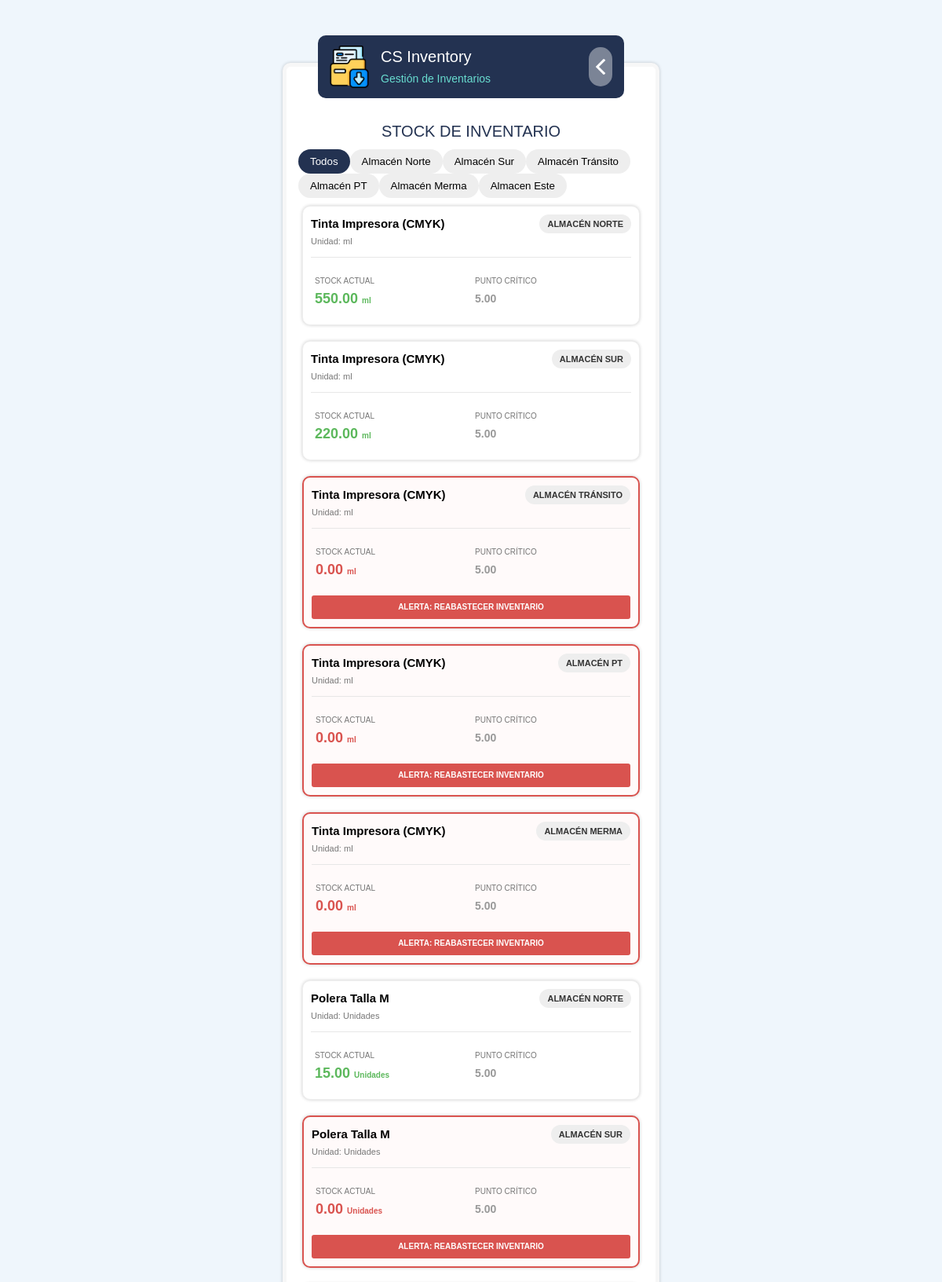
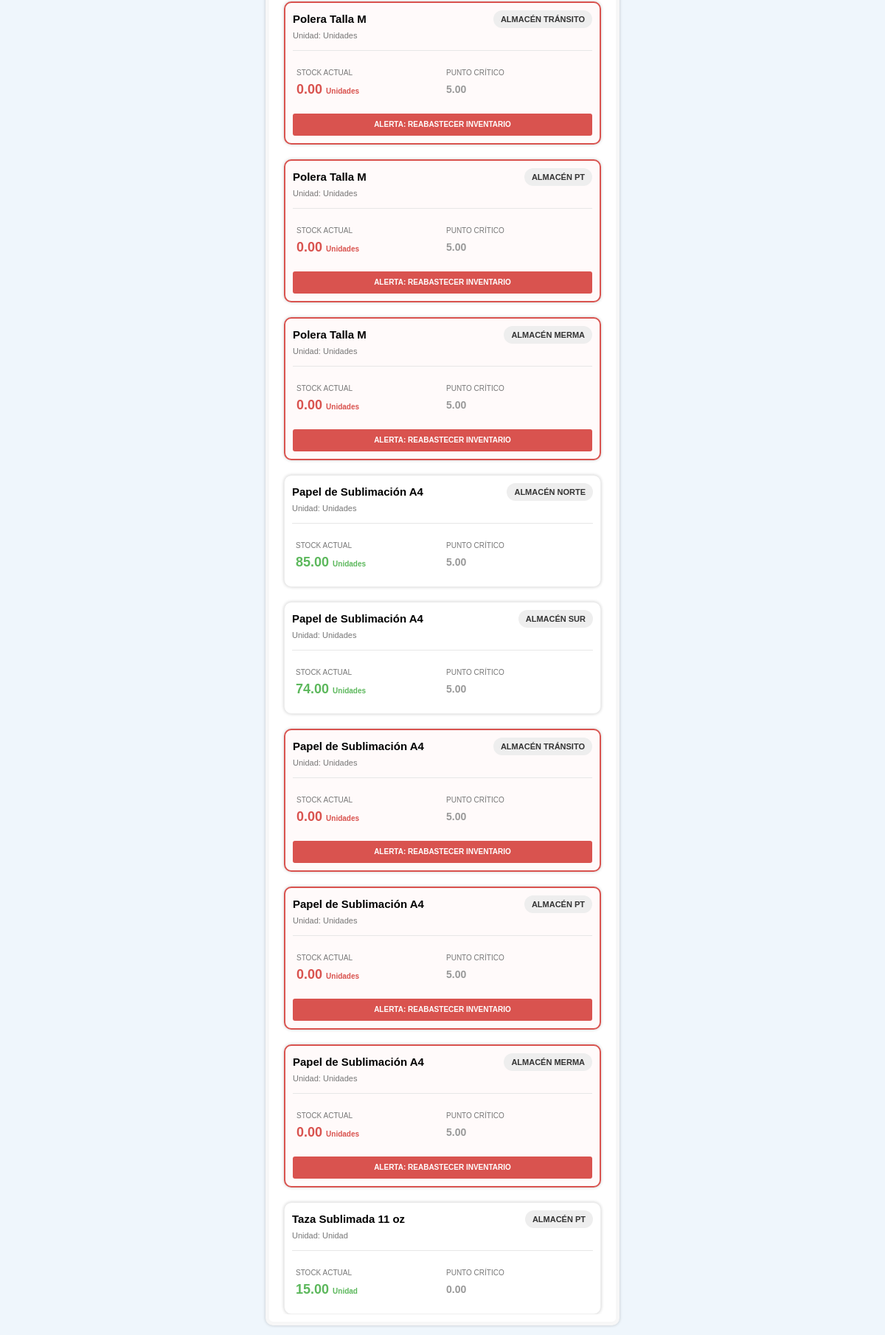
Page /control/inventario/c-inventario-list.php (signed in) on the committed database (2 pictures, top to bottom).
### tables this page shows
CREATE TABLE `almacenes` (
  `idAlmacen` int(11) NOT NULL,
  `hashAlmacen` varchar(64) NOT NULL,
  `nombre` varchar(50) NOT NULL,
  `ubicacion` varchar(150) DEFAULT NULL,
  `tipo_almacen` enum('REAL','VIRTUAL') NOT NULL DEFAULT 'REAL',
  `subtipo_almacen` enum('NORMAL','TRANSITO','PT','MERMA') NOT NULL DEFAULT 'NORMAL',
  `genera_alerta` tinyint(1) NOT NULL DEFAULT 1,
  `estado` tinyint(1) DEFAULT 1,
  `deleted_at` timestamp NULL DEFAULT NULL
);

CREATE TABLE `inventarios` (
  `idProducto` int(11) NOT NULL,
  `idAlmacen` int(11) NOT NULL,
  `stock_actual` decimal(10,2) DEFAULT 0.00,
  `punto_critico` decimal(10,2) DEFAULT 0.00
);

CREATE TABLE `productos` (
  `idProducto` int(11) NOT NULL,
  `hashProducto` varchar(64) NOT NULL,
  `nombre` varchar(100) NOT NULL,
  `sku` varchar(50) DEFAULT NULL,
  `unidad_medida` varchar(20) DEFAULT NULL,
  `tipo` enum('Insumo','Producto Final') DEFAULT 'Insumo',
  `estado` tinyint(1) DEFAULT 1,
  `deleted_at` timestamp NULL DEFAULT NULL
);

### control/inventario/c-inventario-list.php (called while the page is built, shortened)
<?php
require_once "../../model/RN_Almacen.php";
require_once "../../model/RN_Inventario.php";
require_once "../config-app.php";
$oRN_Almacen = new RN_Almacen();
$oRN_Inventario = new RN_Inventario();
$listaAlmacenes = $oRN_Almacen->GetList();
$listaInventario = $oRN_Inventario->GetList();
$title = "Stock de Inventario";
include_once "../../view/inventario/v-inventario-list.php";
?>

### model/data/DB.php (called while the page is built, shortened)
<?php
class DataBase
{
    private $serverName = "localhost:3306";
    private $user = "root";
    private $pswd = "";
    private $dbName = "creative_spot_db";
    private $link = null;
    private $op = 1;
    public function Open()
    {
        if ($this->link instanceof mysqli) {
            return $this->link;
        }
        if ($this->op === 1) {
            $this->link = mysqli_connect(
                $this->serverName,
                $this->user,
                $this->pswd,
                $this->dbName
            );
            mysqli_set_charset($this->link, "utf8mb4");
        }
        return $this->link;
    }
    public function query(string $sql, string $types = '', array $params = [])
    {
        $link = $this->Open();
        if (!empty($params)) {
            $stmt = mysqli_prepare($link, $sql);
            mysqli_stmt_bind_param($stmt, $types, ...$params);
            mysqli_stmt_execute($stmt);
            $result = mysqli_stmt_get_result($stmt);
            if ($result !== false) {
                return $result;
            }
            return true;
        }
        return mysqli_query($link, $sql);
    }
    public function Execute($_sql)
    {
        return $this->query($_sql);
    }
    public function ContainsData($res)
    {
        if ($res instanceof mysqli_result) {
            return mysqli_num_rows($res) > 0;
        }
        return false;
    }
    public function DataListStructure($_res)
    {
        $ret = [];
        if ($_res instanceof mysqli_result) {
            while ($row = mysqli_fetch_assoc($_res)) {
                $ret[] = $row;
            }
        }
        return $ret;
    }
}
?>

### model/RN_Almacen.php (called while the page is built, shortened)
<?php
require_once "data/Almacen.php";
require_once "data/DB.php";
class RN_Almacen extends DataBase {
    function GetList(){
        $sql = "SELECT * FROM almacenes WHERE estado = 1 AND deleted_at IS NULL";
        $res = $this->Execute($sql);
        $list = array();
        if ($this->ContainsData($res)){
            $data = $this->DataListStructure($res);
            foreach ($data as $item) {
                $list[] = new Almacen(
                    $item["idAlmacen"],
                    $item["hashAlmacen"],
                    $item["nombre"],
                    $item["ubicacion"],
                    $item["tipo_almacen"],
                    $item["subtipo_almacen"],
                    $item["genera_alerta"],
                    $item["estado"]
                );
            }
        }
        return $list;
    }
}
?>

### model/data/Almacen.php (called while the page is built, shortened)
<?php
class Almacen{
    function __construct(
        $_idAlmacen,
        $_hashAlmacen,
        $_nombre,
        $_ubicacion,
        $_tipo_almacen,
        $_subtipo_almacen,
        $_genera_alerta,
        $_estado
    )
    {
        $this->nombre = $_nombre;
    }
}
?>

### model/RN_Inventario.php (called while the page is built, shortened)
<?php
require_once "data/Inventario.php";
require_once "data/DB.php";
class RN_Inventario extends DataBase {
    function GetList(){
        $sql = "SELECT i.*, p.nombre as nomProducto, p.unidad_medida, a.nombre as nomAlmacen
                FROM inventarios i
                INNER JOIN productos p ON i.idProducto = p.idProducto
                INNER JOIN almacenes a ON i.idAlmacen = a.idAlmacen
                WHERE p.deleted_at IS NULL AND a.deleted_at IS NULL";
        $res = $this->Execute($sql);
        $list = array();
        if ($this->ContainsData($res)){
            $data = $this->DataListStructure($res);
            foreach ($data as $item) {
                $list[] = new Inventario(
                    $item["idProducto"],
                    $item["idAlmacen"],
                    $item["stock_actual"],
                    $item["punto_critico"],
                    $item["nomProducto"],
                    $item["nomAlmacen"],
                    $item["unidad_medida"]
                );
            }
        }
        return $list;
    }
}
?>

### model/data/Inventario.php (called while the page is built, shortened)
<?php
class Inventario {
    function __construct($_idP, $_idA, $_stock, $_punto, $_nomP = "", $_nomA = "", $_uMedida = "") {
        $this->stock_actual = $_stock;
        $this->punto_critico = $_punto;
        $this->nomProducto = $_nomP;
        $this->nomAlmacen = $_nomA;
        $this->unidad_medida = $_uMedida;
    }
}
?>

### control/config-app.php (called while the page is built, shortened)
<?php
$appTitle = "CS Inventory";
?>

### view/inventario/v-inventario-list.php (the view, shortened to what this page needs)
<?php
$menuAlmacenes = "";
$menuAlmacenes .= "<button class='btn-filter active' onclick='filtrarAlmacen(\"todos\", this)'>Todos</button>";
foreach($listaAlmacenes as $alm) {
    $menuAlmacenes .= "<button class='btn-filter' onclick='filtrarAlmacen(\"".trim($alm->nombre)."\", this)'>".$alm->nombre."</button>";
}
$content = "";
foreach($listaInventario as $inv) {
    $esCritico = ($inv->stock_actual <= $inv->punto_critico);
    $colorAlerta = "#d9534f";
    $colorOk = "#5cb85c";
    $estiloCard = $esCritico ? "border: 2px solid $colorAlerta; background-color: #fffafa;" : "border: 1px solid #eee;";
    $colorTextoStock = $esCritico ? $colorAlerta : $colorOk;
    $content .= "
    <div class='x-1 item-inventario' data-almacen='".trim($inv->nomAlmacen)."'>
        <div class='card' style='height:auto; $estiloCard'>
            <div class='card-title'>
                ".$inv->nomProducto."
                <span class='badge' style='float:right; background:#eee; color:#333;'>".$inv->nomAlmacen."</span>
            </div>
            <div class='card-subtitle' style='color:#777; font-size:11px;'>
                Unidad: ".$inv->unidad_medida."
            </div>
            <div class='separator'></div>
            <div class='x-2'>
                <div class='data-label'>Stock Actual</div>
                <div class='data-value' style='color:".$colorTextoStock."; font-size:18px; font-weight:bold;'>
                    ".number_format($inv->stock_actual, 2)." <small style='font-size:10px;'>".$inv->unidad_medida."</small>
                </div>
            </div>
            <div class='x-2'>
                <div class='data-label'>Punto Crítico</div>
                <div class='data-value' style='color:#999;'>".number_format($inv->punto_critico, 2)."</div>
            </div>
            <div class='clear'></div>";
    if($esCritico) {
        $content .= "
            <div style='margin-top:10px; padding:5px; background:$colorAlerta; color:white; text-align:center; font-size:10px; border-radius:3px; font-weight:bold;'>
                ALERTA: REABASTECER INVENTARIO
            </div>";
    }
    $content .= "
        </div>
    </div>";
}
?>
<!DOCTYPE HTML>
<html>
<head>
    <link rel='stylesheet' href='../../view/css/main.css' />
</head>
<body>
<div class='ctn-form'>
    <div class='form-header'>
        <div class='ctn-icon'><div class='icon'></div></div>
        <div class='form-title'><?php echo $appTitle; ?></div>
        <div class='form-subtitle'>Gestión de Inventarios</div>
        <a href='../c-panel.php'><div class='btn-back'></div></a>
    </div>
    <div class='form-content'>
        <div class='title'><?php echo $title ?></div>
        <?php echo $menuAlmacenes ?>
        <div id='contenedorInventario'>
            <?php echo $content ?>
        </div>
    </div>
</div>
</body>
</html>

### view/css/main.css (style rules this page uses)
* { box-sizing: border-box; }
body { margin:0px; border:0px; font-size:62.5%; background: #eff6fc; }
.ctn-form { position: fixed; top:80px; left:calc(50% - 240px); width:480px; height:calc(100% - 150px); background: #ffffff; border:5px solid #f7f7f7; border-radius:10px; box-shadow: 0px 0px 4px rgba(0, 0, 0, 0.2); padding:10px; animation: anim-form 1s linear forwards; }
.form-header { position: absolute; top:-40px; left:40px; height:80px; width:calc(100% - 80px); background: #233251; border-radius:10px; overflow: hidden; padding-left:80px; z-index:1; }
.form-header .ctn-icon { position: absolute; top:10px; left:10px; width:60px; height:60px; border-radius:10px; }
.ctn-icon .icon { position: relative; width:100%; height:100%; background: url('../img/csinventory.png') no-repeat center; background-size: 90%; }
.form-title { position: relative; margin-top:15px; font-family:arial; font-size:20px; line-height:25px; color:#ffffff; }
.form-subtitle { position: relative; margin-top:5px; font-family:arial; font-size:14px; line-height:20px; color:#68dccf; }
.btn-back { position: absolute; top:15px; right:15px; width:30px; height:50px; border-radius:15px; background: rgba(255,255,255,0.4) url('../img/icon/back-white.png') no-repeat center; background-size: 20px; cursor:pointer; }
.form-content { position: relative; width:100%; height:100%; padding:60px 5px 100px 5px; scrollbar-color: #233251 rgba(255, 255, 255, 0.1); scrollbar-width: thin; overflow-x: hidden; overflow-y: auto; }
.x-1, .x-2, .x-4 { margin-bottom:10px; }
.x-1 { position: relative; float:left; width:100%; padding-left:5px; padding-right:5px; }
.x-2 { position: relative; float:left; width:50%; padding-left:5px; padding-right:5px; }
.x-1:nth-child(odd) { left:-100%; animation: anim-in-left 0.5s 1s linear forwards; }
.x-1:nth-child(even) { right:-100%; animation: anim-in-right 0.5s 1s linear forwards; }
.x-2:nth-child(odd) { left:-100%; animation: anim-in-left 0.5s 1s linear forwards; }
.x-2:nth-child(even) { right:-100%; animation: anim-in-right 0.5s 1s linear forwards; }
.title { position: relative; margin-bottom:10px; font-family:arial; font-size:20px; line-height:25px; color:#233251; text-align: center; text-transform: uppercase; }
.data-label { margin-top:10px; }
.card { position: relative; margin-top:10px; width:100%; height:auto !important; min-height:60px; background: #ffffff; border-radius:10px; box-shadow: 0px 0px 4px rgba(0, 0, 0, 0.2); padding:10px; font-family:arial; font-size:14px; line-height: 20px; overflow:visible; transition: all 0.3s ease; }
.card-title { display: flex; justify-content: space-between; align-items: center; position: relative; width:100%; float:left; font-family:arial; font-weight:bold; font-size:15px; line-height: 20px; color:#000000; }
.card-subtitle { position: relative; font-family:arial; font-size:14px; line-height: 20px; color:#233251; }
.separator { position: relative; width:100%; height:1px; background: #e7e7e7; margin-top:10px; margin-bottom:10px; }
.badge { display: inline-block; padding: 2px 10px; border-radius: 12px; font-family: arial; font-size: 11px; font-weight: bold; color: #ffffff; text-transform: uppercase; }
.data-label { font-size: 10px; color: #777; text-transform: uppercase; margin-bottom: 2px; }
.data-value { font-size: 14px; font-weight: bold; color: #233251; }

### view/inventario/v-inventario-list.php (style rules this page uses)
.btn-filter { background: #eee; border: none; padding: 8px 15px; border-radius: 20px; cursor: pointer; transition: 0.3s; }
.btn-filter.active { background: #233251; color: white; }
.item-inventario { transition: all 0.3s ease; }

### rows in the picture
almacenes: nombre "Almacén Norte"
almacenes: nombre "Almacén Sur"
almacenes: nombre "Almacén Tránsito"
almacenes: nombre "Almacén PT"
almacenes: nombre "Almacén Merma"
almacenes: nombre "Almacen Este"
inventarios: idProducto.nombre "Tinta Impresora (CMYK)", idAlmacen.nombre "ALMACÉN NORTE", idProducto.unidad_medida "ml", stock_actual "550.00", punto_critico "5.00"
inventarios: idProducto.nombre "Tinta Impresora (CMYK)", idAlmacen.nombre "ALMACÉN SUR", idProducto.unidad_medida "ml", stock_actual "220.00", punto_critico "5.00"
inventarios: idProducto.nombre "Tinta Impresora (CMYK)", idAlmacen.nombre "ALMACÉN TRÁNSITO", idProducto.unidad_medida "ml", stock_actual "0.00", punto_critico "5.00"
inventarios: idProducto.nombre "Tinta Impresora (CMYK)", idAlmacen.nombre "ALMACÉN PT", idProducto.unidad_medida "ml", stock_actual "0.00", punto_critico "5.00"
inventarios: idProducto.nombre "Tinta Impresora (CMYK)", idAlmacen.nombre "ALMACÉN MERMA", idProducto.unidad_medida "ml", stock_actual "0.00", punto_critico "5.00"
inventarios: idProducto.nombre "Polera Talla M", idAlmacen.nombre "ALMACÉN NORTE", idProducto.unidad_medida "Unidades", stock_actual "15.00", punto_critico "5.00"
inventarios: idProducto.nombre "Polera Talla M", idAlmacen.nombre "ALMACÉN SUR", idProducto.unidad_medida "Unidades", stock_actual "0.00", punto_critico "5.00"
inventarios: idProducto.nombre "Polera Talla M", idAlmacen.nombre "ALMACÉN TRÁNSITO", idProducto.unidad_medida "Unidades", stock_actual "0.00", punto_critico "5.00"
inventarios: idProducto.nombre "Polera Talla M", idAlmacen.nombre "ALMACÉN PT", idProducto.unidad_medida "Unidades", stock_actual "0.00", punto_critico "5.00"
inventarios: idProducto.nombre "Polera Talla M", idAlmacen.nombre "ALMACÉN MERMA", idProducto.unidad_medida "Unidades", stock_actual "0.00", punto_critico "5.00"
inventarios: idProducto.nombre "Papel de Sublimación A4", idAlmacen.nombre "ALMACÉN NORTE", idProducto.unidad_medida "Unidades", stock_actual "85.00", punto_critico "5.00"
inventarios: idProducto.nombre "Papel de Sublimación A4", idAlmacen.nombre "ALMACÉN SUR", idProducto.unidad_medida "Unidades", stock_actual "74.00", punto_critico "5.00"
inventarios: idProducto.nombre "Papel de Sublimación A4", idAlmacen.nombre "ALMACÉN TRÁNSITO", idProducto.unidad_medida "Unidades", stock_actual "0.00", punto_critico "5.00"
inventarios: idProducto.nombre "Papel de Sublimación A4", idAlmacen.nombre "ALMACÉN PT", idProducto.unidad_medida "Unidades", stock_actual "0.00", punto_critico "5.00"
inventarios: idProducto.nombre "Papel de Sublimación A4", idAlmacen.nombre "ALMACÉN MERMA", idProducto.unidad_medida "Unidades", stock_actual "0.00", punto_critico "5.00"
inventarios: idProducto.nombre "Taza Sublimada 11 oz", idAlmacen.nombre "ALMACÉN PT", idProducto.unidad_medida "Unidad", stock_actual "15.00", punto_critico "0.00"

### other values in the picture
$appTitle "CS Inventory"
$title "STOCK DE INVENTARIO"
